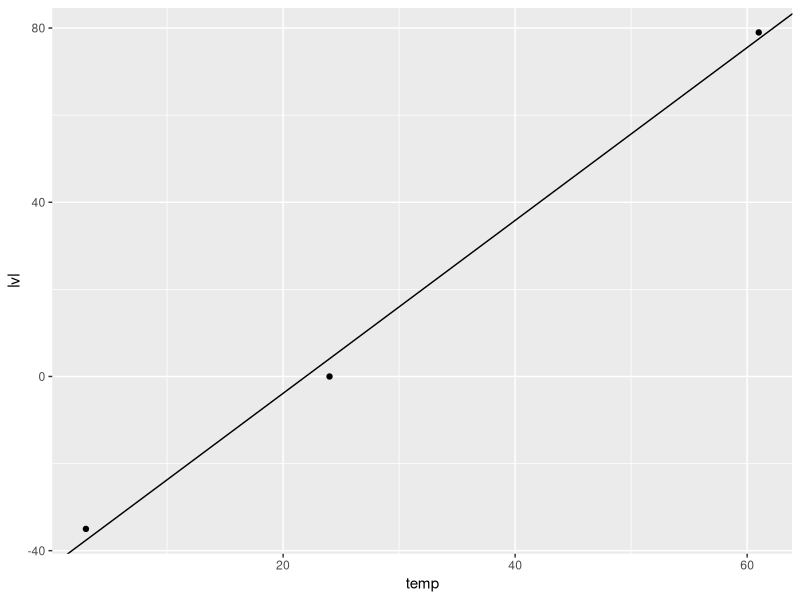

Recreate this plot in R.
library("ggplot2")

dat = data.frame(temp = c(24,61,3), lvl = c(0,79,-35))

LSRL = lm(dat$lvl ~ dat$temp)
print(LSRL)
print(cor(dat$lvl, dat$temp))
b = cor(dat$lvl, dat$temp) * sd(dat$lvl) / sd(dat$temp)
print(b)
a = mean(dat$lvl) - b * mean(dat$temp)
ggplot(dat, aes(x = temp, y = lvl)) + 
  geom_abline(slope = b, intercept = a) + 
  geom_point()

dat$temp = dat$temp + 273.15

LSRL = lm(dat$lvl ~ dat$temp)
print(LSRL)
summary(LSRL)
print(cor(dat$lvl, dat$temp)^2)